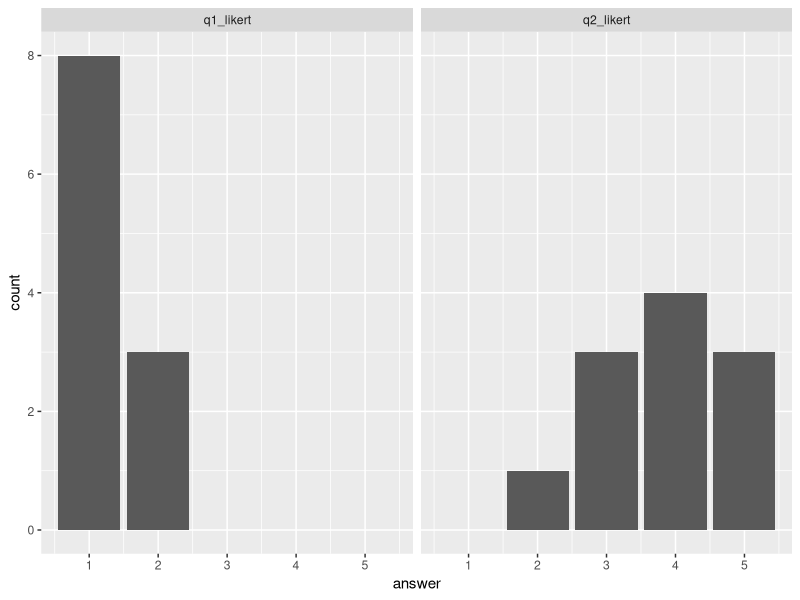
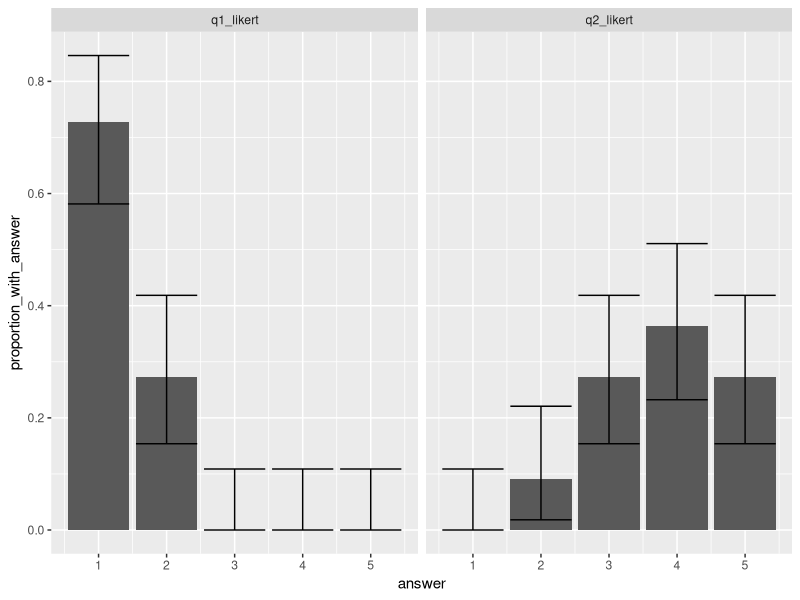

Reproduce these figures in R, in order.
## ---- chunk 1
library(tidyverse)
library(knitr)
## ---- chunk 2
responses <- tribble(~response_id, ~q1_likert, ~q2_likert,
                     "response1", 1, 4,
                     "response2", 1, 3,
                     "response3", 2, 4,
                     "response4", 1, 4,
                     "response5", 1, 3,
                     "response6", 2, 5,
                     "response7", 1, 4,
                     "response8", 1, 3,
                     "response9", 2, 2,
                     "response10", 1, 5,
                     "response11", 1, 5)
## ---- chunk 3
responses %>% 
  # get one row per question, thus two rows per response.
  pivot_longer(cols = -response_id, names_to = "question", values_to = "answer") %>% 
  ggplot(aes(x = answer)) +
    geom_bar() + 
    facet_wrap(vars(question))
## ---- chunk 4
response_proportions <- responses %>% 
  # get one row per question, thus two rows per response.
  pivot_longer(cols = -response_id, names_to = "question", values_to = "answer") %>% 
  group_by(question, answer) %>% 
  summarize(response_count = n(), .groups = "drop" ) %>% # don't need groups later.
  complete(question, answer, fill = list(response_count = 0)) %>% # add zeros for unseen values
  # get total responses per question, add to each row.
  group_by(question) %>% 
  mutate(total_responses_for_question = sum(response_count)) %>% 
  # now get proportions for each question
  mutate(proportion_with_answer = response_count / total_responses_for_question)


kable(response_proportions)
## ---- chunk 5

with_conf_vals <- response_proportions %>% 
  # run the prop.test on each row, store the result
  mutate(prop_results = map2(response_count, total_responses_for_question, prop.test, conf.level = .5)) %>% 
  # get the low/high results conf.int is a [low, high] list
  mutate(conf_low = map_dbl(prop_results, pluck, "conf.int", 1), 
         conf_high = map_dbl(prop_results, pluck, "conf.int", 2)) %>% 
  select(-prop_results)

kable(with_conf_vals)

## ---- chunk 6
with_conf_vals %>% 
  # pivot_longer(cols = c(-question,-answer)) %>% 
  ggplot(aes(x = answer, y = proportion_with_answer, ymin = conf_low, ymax = conf_high)) +
  geom_bar(stat="identity") +
  geom_errorbar() +
  facet_wrap(vars(question))
